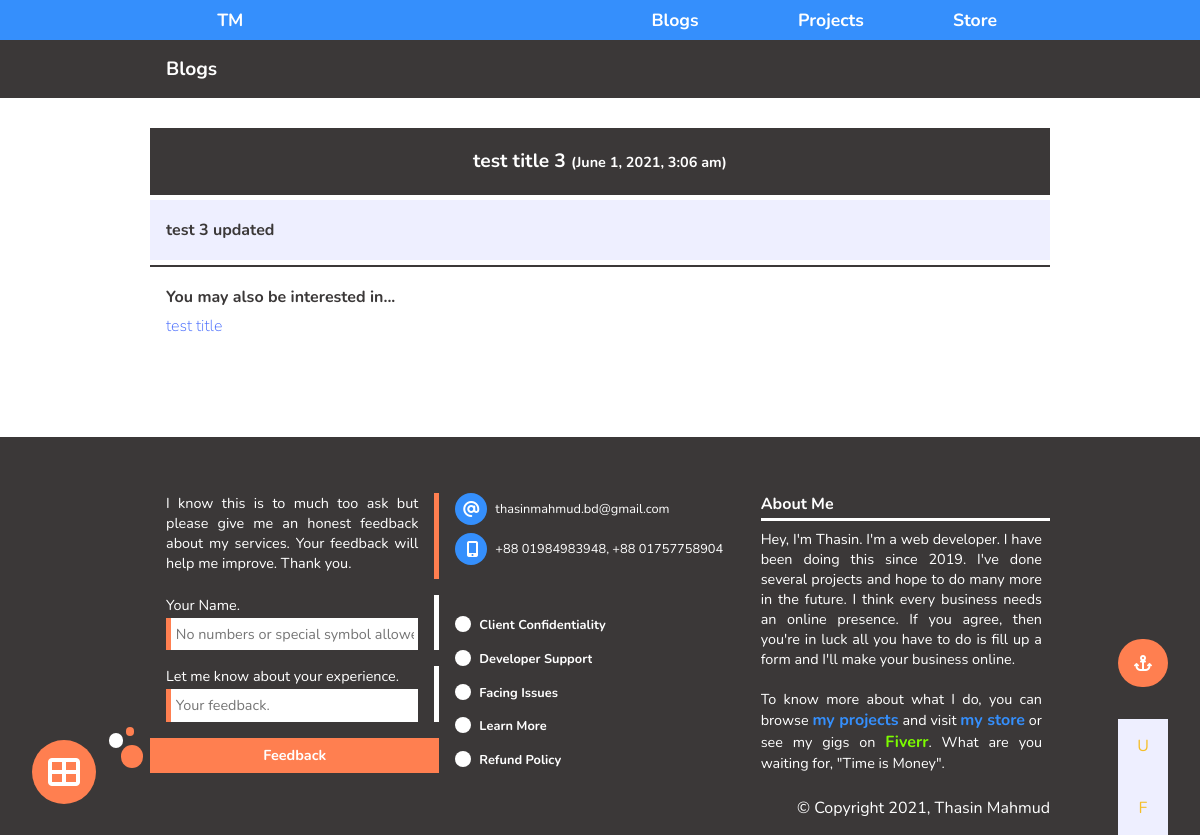
Screenshot of /0.1_blogs_full_article_page.php?id=3 with the database file from the repository.
### tables this page shows
CREATE TABLE `blogs_table` (
  `blogs_id` int(11) NOT NULL,
  `blogs_title` varchar(100) NOT NULL,
  `blogs_highlight` text NOT NULL,
  `blogs_post` text NOT NULL,
  `main_tag` varchar(30) NOT NULL,
  `tag_2` varchar(30) NOT NULL,
  `tag_3` varchar(30) NOT NULL,
  `tag_4` varchar(30) NOT NULL,
  `tag_5` varchar(30) NOT NULL,
  `blog_date` varchar(30) NOT NULL,
  `blog_status` varchar(10) NOT NULL DEFAULT 'drafted',
  `blog_picture` varchar(50) NOT NULL
);

CREATE TABLE `basic_info_table` (
  `id` int(11) NOT NULL,
  `name` varchar(30) NOT NULL,
  `about` text NOT NULL,
  `email` varchar(50) NOT NULL,
  `number_1` varchar(20) NOT NULL,
  `number_2` varchar(20) NOT NULL,
  `fb` varchar(100) NOT NULL,
  `fb_page` varchar(100) NOT NULL,
  `insta` varchar(100) NOT NULL,
  `linkedin` varchar(100) NOT NULL,
  `pinterest` varchar(100) NOT NULL,
  `github` varchar(100) NOT NULL,
  `fiverr` varchar(100) NOT NULL
);

### Dynamic/CRUD_dynamic.php (called while the page is built, shortened)
<?php
class Database{
    public function connect(){
        $this->host_name = "localhost";
        $this->user_name = "root";
        $this->password = "";
        $this->database_name = "personal_portfolio";
        $connection = mysqli_connect($this->host_name, $this->user_name, $this->password, $this->database_name);
        if($connection == false){
            mysqli_connect_error();
            die("We have a problem! Check CRUD_dynamic.");
        }
        else{
            return $connection;
        }
    }
    public function read($query){
        $con = $this->connect();
        $result =mysqli_query($con, $query);
            if(!$result){
                return false;
            }
            else{
                return $result;
            }
    }
}
?>

### 0.1_blogs_full_article_page.php (the view, shortened to what this page needs)
<?php include 'Dynamic/actions_dynamic.php';
    if(isset($_GET['id'])){
        $id = mysqli_real_escape_string($con, $_GET['id']);
            $query_to_read_blog = "SELECT * FROM blogs_table WHERE  blogs_id = $id;";
            $read_blog = new Database();
            $result = $read_blog->read($query_to_read_blog);
    }
?>
<!doctype html>
<html lang="en">
  <head>
    <link rel="stylesheet" href="Design/Owl_carousel/owl.carousel.css">
    <link rel="stylesheet" href="Design/Owl_carousel/owl.theme.green.css">
    <link rel="stylesheet" href="Design/Global/00_basic_style.css">
    <link rel="stylesheet" href="Design/Global/01_header_style.css">
    <link rel="stylesheet" href="Design/Global/02_navbar_style.css">
    <link rel="stylesheet" href="Design/Global/04_footer_style.css">
    <link rel="stylesheet" href="Design/Global/05_side_bar_style.css">
    <link rel="stylesheet" href="Design/Global/06_anchor_bar_style.css">
    <link rel="stylesheet" href="Design/frame_style.css">
    <link rel="stylesheet" href="Design/full_article_page_style.css">
    <link rel="stylesheet" href="Design/Responsive/01_header_res.css">
    <link rel="stylesheet" href="Design/Responsive/02_navbar_res.css">
    <link rel="stylesheet" href="Design/Responsive/frame_res.css">
    <link rel="stylesheet" href="Design/Responsive/04_footer_res.css">
    <link rel="stylesheet" href="https://unpkg.com/aos@next/dist/aos.css" />
  </head>
  <body>
    <?php include 'Includable_portions/02_navbar.php'; ?>
    <div class="secondary_navbar_container">
        <div class="secondary_navbar">
            <p class="sub_page_name" id="U">Blogs</p>
            <span></span>
        </div>
    </div>
                <?php
                    if(!empty($result)){
                        foreach($result as $row){
                ?>
    <div class="full_article_page">
        <div class="full_article_container">
            <h1 class="full_article_title"><?php echo $row['blogs_title'] ?> <span class="full_article_date">(<?php echo $row['blog_date'] ?>)</span></h1>
            <div class="full_article"><?php echo $row['blogs_post'] ?></div>
                <?php
                    $main_tag = $row['main_tag'];
                    $b_id = $row['blogs_id'];
                    $query_to_find_similar_type_blog = "SELECT * FROM blogs_table WHERE  blogs_id != $b_id AND main_tag = '$main_tag' AND blog_status = 'published' ORDER BY blogs_id DESC;";
                    $find_blog = new Database();
                    $result_2 = $find_blog->read($query_to_find_similar_type_blog);
                    if(!empty($result_2)){
                        foreach($result_2 as $row_2){
                ?>
            <div class="suggestions">
                <h1>You may also be interested in...</h1>
                <h1><a href="0.1_blogs_full_article_page.php?id=<?php echo $row_2['blogs_id'] ?>"> <?php echo $row_2['blogs_title'] ?>  </a></h1>
            </div>
                <?php
                        }
                    }
                ?>
        </div>
    </div>
                <?php
                        }
                    }
                ?>
    <?php include 'Includable_portions/03_fixed_sidebar.php'; ?>
    <div class="fixed_anchor_btns">
       <p><i class="fas fa-anchor"></i></p>
       <div class="fixed_target_btns">
            <a href="#U" class="anchor_btn up">U</a>
            <a href="#F" class="anchor_btn feedback">F</a>
       </div>
    </div>
    <?php include 'Includable_portions/04_footer.php'; ?>
  </body>
</html>

### Includable_portions/04_footer.php
<footer>
    <div class="footer_container" id="F">
       <div class="footer_top">
           <form action="Dynamic/actions_dynamic.php" method="post" class="feedback_form">
               <p>I know this is to much too ask but please give me an honest feedback about my services. Your feedback will help me improve. Thank you.</p>
               <div class="feedback_form_section">
                   <label class="label feedback_label" for="feedback">Your Name.</label>
                   <input class="input feedback_input" type="text" name="feedback_provider" required placeholder="No numbers or special symbol allowed.">
               </div>
               <div class="feedback_form_section">
                   <label class="label feedback_label" for="feedback">Let me know about your experience.</label>
                   <input class="input feedback_input" type="text" name="feedback" required placeholder="Your feedback.">
               </div>
               <button class="feedback_btn" name="feedback_btn" type="submit">Feedback</button>
           </form>
           <div class="footer_middle">
            <?php
                    $query_to_read_basic_info = "SELECT * FROM basic_info_table;";
                    $read_basic_info = new Database();
                    $basic_info = $read_basic_info->read($query_to_read_basic_info);
                    while($row = mysqli_fetch_assoc($basic_info)){
                        $data[] = $row;
                    }
            ?>
               <div class="footer_info">
                     <div>
                       <i class="fas fa-at footer_info_email"></i><p><?php echo $data[0]['email']; ?></p>
                     </div>
                     <div>
                       <i class="fas fa-mobile-alt footer_info_mobile"></i><p>+88 <?php echo $data[0]['number_1']; ?>, +88 <?php echo $data[0]['number_2']; ?></p>
                     </div>
               </div>
               <div class="footer_ancors">
                   <a class="footer_ancors_a" href="666.1_client_confidentiality.php">Client Confidentiality</a>
                   <a class="footer_ancors_a" href="666.2_developer_support.php">Developer Support</a>
                   <a class="footer_ancors_a" href="666.3_facing_issues.php?message=Please be as descriptive as possible.">Facing Issues</a>
                   <a class="footer_ancors_a" href="666.4_learn_more.php">Learn More</a>
                   <a class="footer_ancors_a" href="666.5_refund_policy.php">Refund Policy</a>
               </div>
            </div>
            <div class="footer_left">
               <h1>About Me</h1>
                <p>Hey, I'm Thasin. I'm a web developer. I have been doing this since 2019. I've done several projects and hope to do many more in the future. I think every business needs an online presence. If you agree, then you're in luck all you have to do is fill up a form and I'll make your business online. <br><br>
                To know more about what I do, you can browse <a class="footer_about_link_blue" href="Sub_pages/1_projects.php">my projects</a> and visit <a class="footer_about_link_blue"  href="Sub_pages/2_store.php">my store</a> or see my gigs on <a class="footer_about_link_green" target="_blank"  href="https://www.fiverr.com/thasin_bd?up_rollout=true">Fiverr</a>. What are you waiting for, "Time is Money".</p>
            </div>
       </div>
        <small>&copy; Copyright 2021, Thasin Mahmud</small>
    </div>
</footer>

### Design/Global/00_basic_style.css (style rules this page uses)
* { padding:0px; margin: 0px; color: #3B3838; text-decoration: none; font-size: 1rem; font-family: 'Nunito', sans-serif; overflow-x: hidden; scroll-behavior: smooth; }

### Design/Global/04_footer_style.css (style rules this page uses)
footer { background-color: #3B3838; padding:3.5rem 0rem .5rem 0rem;; margin-top:5rem; }
.footer_container { width:75vw; margin:auto; display:grid; grid-template-columns: 1fr; grid-gap:1rem; color:#fff; position:relative; padding: 0rem 3rem; }
.footer_top { display:grid; grid-template-columns: 1fr 1fr 1fr; grid-gap:1rem; }
.feedback_form { display:grid; grid-template-columns: 1fr; grid-gap:1rem; }
.feedback_form p { text-align: justify; padding:0rem 1rem; border-right: 5px solid coral; font-size: .9rem; color:#fff; }
.feedback_form_section { display:grid; grid-template-columns: 1fr; padding:0rem 1rem; border-right: 5px solid #fff; }
.feedback_label { font-size: .9rem; color:#fff; }
.feedback_input { font-size: .9rem; border:0rem; padding:.3rem; border-left: 5px solid coral; border-radius: 0px; }
.feedback_btn { background-color: coral; border:0px; padding:.3rem; color:#fff; font-weight: bold; font-size: .9rem; cursor: pointer; transition: 200ms ease-in; }
.feedback_btn::before { content:""; position:absolute; left:19px; border-radius: 50px; box-shadow: -16px -16px 0px -4px #fff, -2px -25px 0px -7px coral; padding: .7rem; background-color: coral; transition: 200ms ease-in; }
.footer_ancors { display:grid; grid-gap:.5rem; }
.footer_ancors_a { color:#fff; font-weight: bold; font-size: .8rem; justify-self: start; padding-left:1.5rem; position: relative; align-self: center; }
.footer_ancors_a::before { content: ""; position: absolute; left:0; height: 1rem; width:1rem; border-radius: 100%; background-color: #fff; transition: 200ms ease-in; }
.footer_middle { display: grid; grid-template-columns: 1fr; }
.footer_middle p { display:grid; padding-left:.5rem; color:#fff; font-size: .8rem; align-self: center; }
.footer_info_email { color:#fff; font-size: 1rem; background-color: #358ffc; padding:.5rem; border-radius: 50px; }
.footer_info_mobile { color:#fff; font-size: 1rem; background-color: #358ffc; padding:.5rem .7rem; border-radius: 50px; }
.footer_info { display:block; }
.footer_info div { display:grid; grid-template-columns:2rem 1fr; margin-bottom:.5rem; }
.footer_left h1 { color:#fff; border-bottom: 3px solid #fff; padding:0rem .5rem .2rem 0rem; }
.footer_left p { color:#fff; font-size: .9rem; margin-top:.5rem; text-align: justify; padding:0rem .5rem 0rem 0rem; }
.footer_about_link_green { color:lawngreen; font-weight: bold; }
.footer_about_link_blue { color:#358ffc; font-weight: bold; }
small { text-align: end; padding:.5rem 0rem; color:#fff; }

### Design/Global/06_anchor_bar_style.css (style rules this page uses)
.fixed_anchor_btns { position: fixed; z-index: 100; bottom: 0rem; right: 32px; display: grid; grid-template-columns: 1fr; background-color: transparent; transition: 300ms ease-in; }
.fixed_target_btns { display: grid; grid-template-columns: 1fr; grid-gap: 0.5rem; background-color: #eeefff; transition: 300ms ease-in; }
.fixed_anchor_btns p { display: grid; background-color: coral; padding: 1rem; text-align: center; align-self: center; cursor: pointer; margin-bottom: 2rem; border-radius: 50px; }
.fixed_anchor_btns p i { font-size: 1rem; font-weight: bold; color: #fff; text-align: center; cursor: pointer; }
.anchor_btn { font-size: 1rem; padding: 1rem; text-align: center; transition: 300ms ease-in; }
.feedback::before { display: grid; align-self: center; content: "Feedback"; position: fixed; background-color: #fff; right: 32px; font-size: 0.8rem; padding: 0.5rem; color: #3b3838; opacity: 0; cursor: default; transition: 300ms ease-in; }
.up::before { display: grid; align-self: center; content: "Up"; position: fixed; background-color: #fff; right: 32px; font-size: 0.8rem; padding: 0.5rem; color: #3b3838; opacity: 0; cursor: default; transition: 300ms ease-in; }

### Design/frame_style.css (style rules this page uses)
.secondary_navbar_container { background-color: #3b3838; padding: 1rem; }
.secondary_navbar { width: 75vw; margin: auto; display: grid; grid-template-columns: 1fr 3fr; }
.sub_page_name { color: #fff; font-size: 1.2rem; font-weight: bold; padding: 0rem 1rem; align-self: center; }

### rows the page displays
blogs_table: blogs_title "test title 3", blog_date "June 1, 2021, 3:06 am", blogs_post "test 3 updated"
blogs_table: blogs_title "test title"
basic_info_table: email "thasinmahmud.bd@gmail.com", number_1 "01984983948", number_2 "01757758904"
